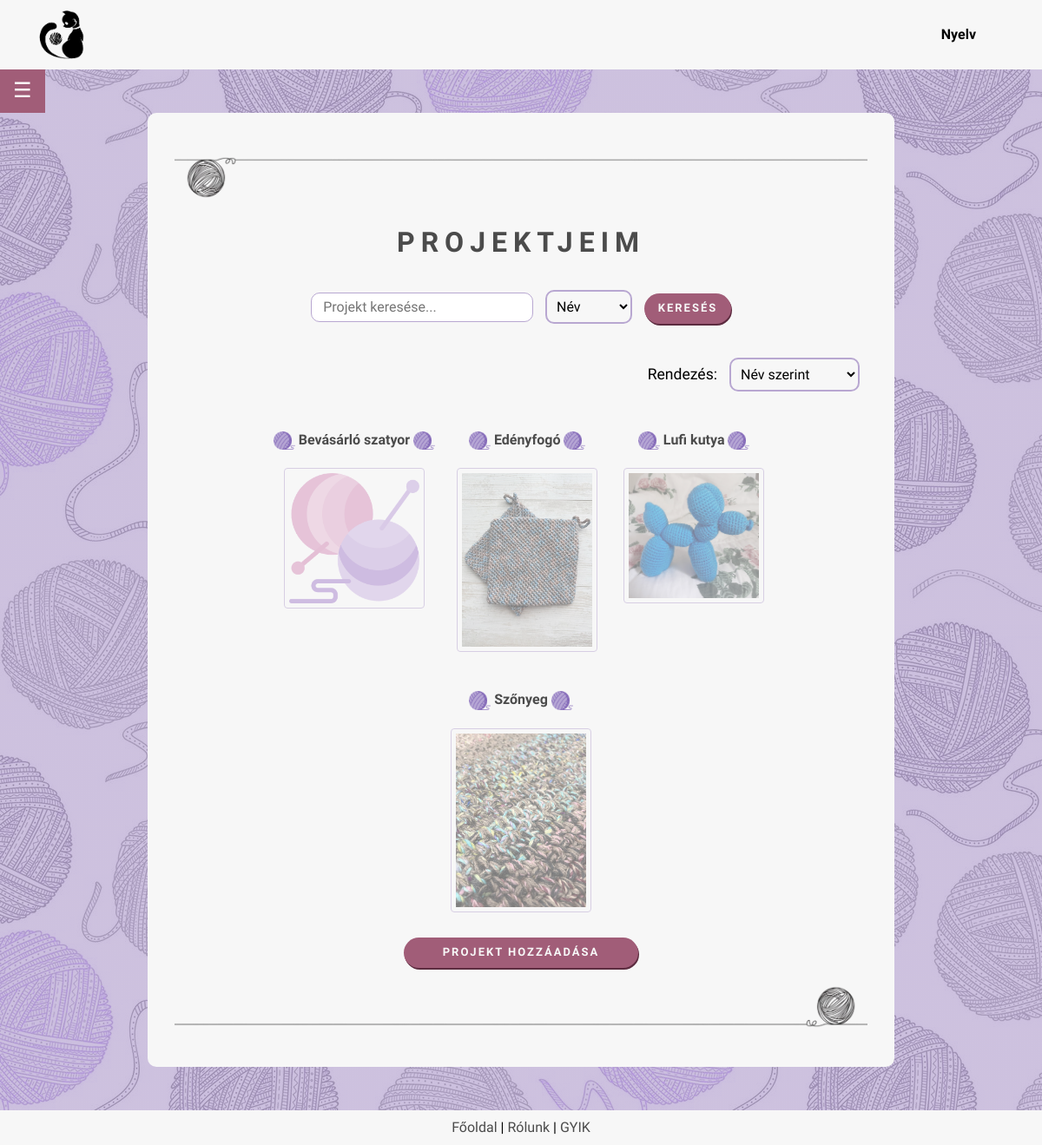
The app's page /my_projects.php (signed in) with its own data.
### tables this page shows
CREATE TABLE IF NOT EXISTS `projects` (
  `uid` int NOT NULL,
  `id` int NOT NULL AUTO_INCREMENT,
  `name` varchar(255) NOT NULL,
  `pattern` varchar(1000) DEFAULT NULL,
  `yarn` varchar(255) DEFAULT NULL,
  `hook` decimal(10,0) DEFAULT NULL,
  `description` varchar(2000) DEFAULT NULL,
  `image` varchar(255) DEFAULT NULL,
  `start` date DEFAULT NULL,
  `finish` date DEFAULT NULL,
  PRIMARY KEY (`id`),
  KEY `Userid` (`uid`)
);

### backend/lang.php (called while the page is built, shortened)
<?php
    function lang($str) {
        return $str;
    }
?>

### my_projects.php (the view, shortened to what this page needs)
<?php
require $_SERVER['DOCUMENT_ROOT'] . '/project/backend/config.php';
require $_SERVER['DOCUMENT_ROOT'] . '/project/backend/lang.php';
$uid = $_SESSION['uid'];
$sort_by = $_GET['sort_by'] ?? 'name';
$search_filter = $_GET['search_filter'] ?? 'name';
$sql = "SELECT p.id, p.name, p.yarn, p.hook, p.image, p.description FROM projects AS p";
$sql .= " WHERE p.uid = ?";
$params = [$uid];
$param_types = "i";
switch ($sort_by) {
    case 'name':
    default:
        $sql .= " ORDER BY p.name ASC";
        break;
}
$stmt = $conn->prepare($sql);
$stmt->bind_param($param_types, ...$params);
$stmt->execute();
$result = $stmt->get_result();
$noprojects = lang('Nincs projekt hozzáadva');
$projects = $result->fetch_all(MYSQLI_ASSOC);
?>
<!DOCTYPE html>
<head>
    <?php
    include $_SERVER['DOCUMENT_ROOT'] . '/project/frontend/header.php';
    ?>
</head>
<body>
    <div class="page_container">
        <main class="page_content">
            <div class="main_body">
                <?php
                include $_SERVER['DOCUMENT_ROOT'] . '/project/frontend/sidebar.php';
                ?>
                <div class="main_container">
                    <img src="/project/images/yarn2.png" class="image-center">
                    <h2>
                        <a href="/project/my_projects.php" class="project_link">
                            <?= lang('Projektjeim') ?>
                        </a>
                    </h2>
                    <div class="search-container">
                        <form method="GET">
                            <input type="text" placeholder="<?= lang('Projekt keresése...') ?>" name="search_query" value="<?= htmlspecialchars($_GET['search_query'] ?? '') ?>">
                            <select name="search_filter" class="select-search">
                                <option value="name" <?= ($search_filter === 'name') ? 'selected' : '' ?>><?= lang('Név') ?></option>
                            </select>
                            <button type="submit" class="button-search"><?= lang('Keresés') ?></button>
                        </form>
                    </div>
                    <br>
                    <div class="sort-container">
                        <form method="GET">
                            <label for="sort_by"><?= lang('Rendezés:') ?></label>
                            <select name="sort_by" id="sort_by" class="select-sort" onchange="this.form.submit()">
                                <option value="name" <?= (!isset($_GET['sort_by']) || $_GET['sort_by'] === 'name') ? 'selected' : '' ?>><?= lang('Név szerint') ?></option>
                            </select>
                        </form>
                    </div>
                    <div class="projects-grid">
                        <?php if (!empty($projects)): ?>
                        <?php foreach ($projects as $row): ?>
                            <div class='project-item'>
                                <div>
                                    <p style='font-size:1em;'>
                                        <img src='/project/images/yarnlilac.png' style='width:25px; vertical-align: middle;'>
                                        <a href='/project/user/project_page.php?id=<?= htmlspecialchars($row['id']) ?>' style='text-decoration:none; color:rgb(75, 75, 75); margin-top:40px'>
                                            <b><?= htmlspecialchars($row['name']) ?></b>
                                        </a>
                                        <img src='/project/images/yarnlilac.png' style='width:25px; vertical-align: middle;'>
                                    </p>
                                </div>
                                <div>
                                    <?php
                                    $image_paths = array_filter(explode(',', $row['image']));
                                    if (!empty($image_paths)) {
                                        $random_image_path = $image_paths[array_rand($image_paths)];
                                        $image_source = trim($random_image_path);
                                    } else {
                                        $image_source = '/project/images/no-file-found-yarn-ball.png';
                                    }
                                    ?>
                                    <a href='/project/project_page.php?id=<?= htmlspecialchars($row['id']) ?>' style='text-decoration:none; color:rgb(75, 75, 75); margin-top:40px'>
                                        <img src='<?= htmlspecialchars($image_source) ?>' alt='Project image' class="project-image">
                                    </a>
                                </div>
                            </div>
                        <?php endforeach; ?>
                        <?php else: ?>
                            <div style='border: 1px solid rgb(90, 90, 90) text-align=center;'><p colspan='6'><?= htmlspecialchars($noprojects) ?></p></div>
                        <?php endif; ?>
                    </div>
                    <div>
                        <a href="/project/add_project.php" class="button-link">
                            <?= lang('Projekt hozzáadása') ?>
                        </a>
                    </div>
                    <img src="/project/images/yarn2flipped.png" class="image-center">
                </div>
            </div>
        </main>
    </div>
    <?php
    include $_SERVER['DOCUMENT_ROOT'] . '/project/frontend/footer.php';
    ?>
</body>
</html>

### frontend/style.css (style rules this page uses)
body { font-family: 'League Spartan'; background-image: linear-gradient( rgba(184, 167, 209, 0.7), rgba(184, 167, 209, 0.7) ), url(../images/background.png); min-height: 100vh; display:flex; flex-direction:column; }
h2 { margin-top: 10; letter-spacing: 7px; text-transform: uppercase; font-size: 2em; text-align: center; color: rgb(75, 75, 75); }
label { font-size: 1.1em; font-weight: 300; }
input { width: 250px; height: 30px; border: 1px solid rgb(184, 167, 209); border-radius: 10px; text-indent: 0.7em; font-size: 1em; font-family: 'League Spartan'; margin-top: 10px; }
.main_body { display: flex; justify-content: center; min-width: 40%; align-items: flex-start; gap: 20px; }
.main_container, .main_container_home { background-color: rgb(247, 247, 247); border: none; border-radius: 10px; margin: 100px 0 0 0; text-align: center; width: 800px; padding: 30px 30px 40px 30px; }
.page_container { position: relative; min-height: 95vh; flex-grow: 1; }
.page_content { padding-bottom: 50px; }
@media (max-width: 1200px) { .main_body { margin-top: 100px; } }
@media (max-width: 1200px) { .main_container, .main_container_home { margin: 30px 0 0 0; width: 800px; } }
.projects-grid { display: flex; flex-wrap: wrap; gap: 20px; justify-content: center; align-items: flex-start; padding: 20px; }
.project-item img { max-width: 100%; height: auto; border-radius: 4px; }
.project_link { text-decoration: none; color: rgb(75, 75, 75); }
.project-image { max-width: 150px; height: auto; margin: 5px; border: 1px solid rgb(184, 167, 209); padding: 5px; border-radius: 5px; opacity: 0.5; }
.select-search, .select-sort { border: 2px solid rgb(184, 167, 209); border-radius: 10px; background: rgb(247, 247, 247); padding: 7px; margin: 10px; font-family: 'League Spartan'; font-size: 1em; background-clip: padding-box; transition: border-color 0.15s ease-in-out, box-shadow 0.15s ease-in-out; }
.select-search { width: 100px; }
.select-sort { width: 150px; }
.sort-container { display: flex; justify-content: flex-end; }
.project-image { width: 150px; margin: 5px; border: 1px solid rgb(184, 167, 209); padding: 5px; border-radius: 5px; opacity: 0.5; }
.image-center { margin-top: 20px; margin-left: auto; margin-right: auto; height: 50px; }
.button, .button_inverse, .button-search, .button-link { font-size: small; font-weight: 600; text-transform: uppercase; letter-spacing: 2px; border: none; border-radius: 20px; font-family: 'League Spartan'; text-decoration: none; padding: 10px; }
.button, .button-link { background-color: #a15d78; color: rgb(247, 247, 247); box-shadow: 1px 2px #5c2b3f; width: 270px; }
.button-link { display: inline-block; width: 250px; }
.button-search { width: 100px; background-color: #a15d78; color: rgb(247, 247, 247); box-shadow: 1px 2px #5c2b3f; }
:root { --sac: 'Monoton', cursive; --comf: 'Comfortaa', cursive; --dark: #1c1c1c; --light: rgb(247, 247, 247); --lilac: rgb(121, 105, 146); }

### records on screen
projects: name "Bevásárló szatyor", shows a picture
projects: name "Edényfogó", image (picture)
projects: name "Lufi kutya", shows a picture
projects: name "Szőnyeg", shows a picture

### other values on screen
lang('Nyelv') "Nyelv"
lang('Projektjeim') "PROJEKTJEIM"
lang('Keresés') "KERESÉS"
lang('Rendezés:') "Rendezés:"
lang('Projekt hozzáadása') "PROJEKT HOZZÁADÁSA"
lang('Főoldal') "Főoldal"
lang('Rólunk') "Rólunk"
lang('GYIK') "GYIK"
form field search_filter "Név"
form field sort_by "Név szerint"
